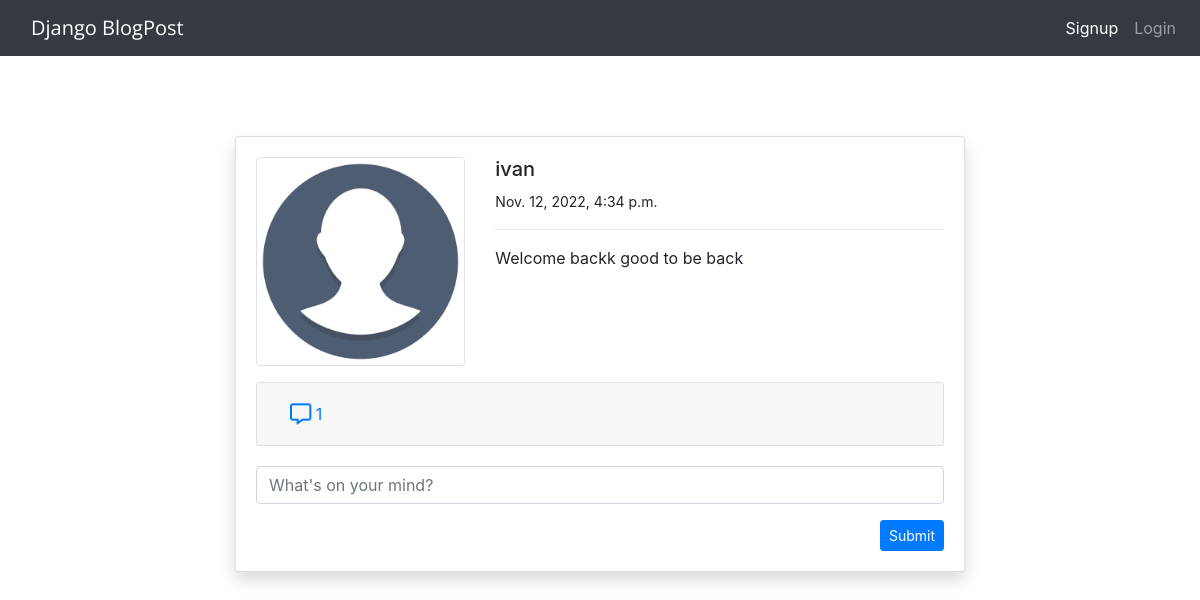
The page /post_detail/4/ on the database its author committed.
### blog/models.py (models this page shows, shortened)
class PostModel(models.Model):
	content = models.TextField()
	author = models.ForeignKey(User, on_delete=models.CASCADE)
	date_created = models.DateTimeField(auto_now_add=True)
	class Meta:
		ordering = ('-date_created', )
	def commentCount(self):
		return self.comment_set.all().count()

### users/models.py (models this page shows, shortened)
class ProfileModel(models.Model):
	user = models.OneToOneField(User, on_delete=models.CASCADE)
	avatar = models.ImageField(upload_to='profile', default='avatar.jpg', validators=[
		FileExtensionValidator(['png', 'jpg'])])

### blog/views.py (the view)
# urls.py: path('post_detail/<int:pk>/', views.postDetail, name='blog-post-detail'),
def postDetail(request, pk):
	post = PostModel.objects.get(id=pk)
	if request.method == 'POST':
		c_form = CommentForm(request.POST)
		if c_form.is_valid():
			instance = c_form.save(commit=False)
			instance.user = request.user
			instance.post = post
			instance.save()
			return redirect('blog-post-detail', pk=post.id)
	else:
		c_form = CommentForm()
	context = {
		'post':post,
		'c_form': c_form
	}
	return render(request, 'blog/post_detail.html', context)

### blog/forms.py
class CommentForm(forms.ModelForm):
	content = forms.CharField(
		label='', widget=forms.TextInput(attrs={
			'placeholder':"What's on your mind?",
			'rows':3
			}))
	class Meta:
		model = Comment
		fields = ('content',)

### templates/blog/post_detail.html (shortened to what this page needs)
{% extends 'partials/base.html' %}
{% load crispy_forms_tags %}
{% block content %}
<div class="container">
    <div class="row mt-5 pt-3">
        <div class="col-md-8 offset-md-2">
            <div class="card my-3 shadow">
                <div class="card-body">
                    <div class="row">
                        <div class="col-md-4">
                            <img class="img-thumbnail" src="{{ post.author.profilemodel.avatar.url }}" alt="profile-img">
                        </div>
                        <div class="col-md-8">
                        	<h5>{{post.author}}</h5>
                            <small>{{ post.date_created }}</small>
                            <hr>
                            <p>
                                {{ post.content }}
                            </p>
                        </div>
                    </div>
                    <p>
					 <div class="accordion" id="accordionExample">
					  <div class="card">
					    <div class="card-header" id="headingOne">
					      <h2 class="mb-0">
					        <button class="btn btn-link btn-block text-left" type="button" data-toggle="collapse" data-target="#collapseOne" aria-expanded="true" aria-controls="collapseOne">
					          <i class="far fa-comment-alt fa-lg"></i> {{post.commentCount}}
					        </button>
					      </h2>
					    </div>
				  </div>
                  <form method="POST" style="margin-top: 20px;">
                    {{c_form|crispy}}
                    <input class="btn btn-primary btn-sm float-right" type="Submit">
                </form>
		         </div>
            </div>
        </div>
    </div>
</div>
{% endblock %}

### rows shown on the page
PostModel: author.profilemodel.avatar (placeholder picture), author "ivan", date_created "Nov. 12, 2022, 4:34 p.m.", content "Welcome backk good to be back", commentCount "1"
